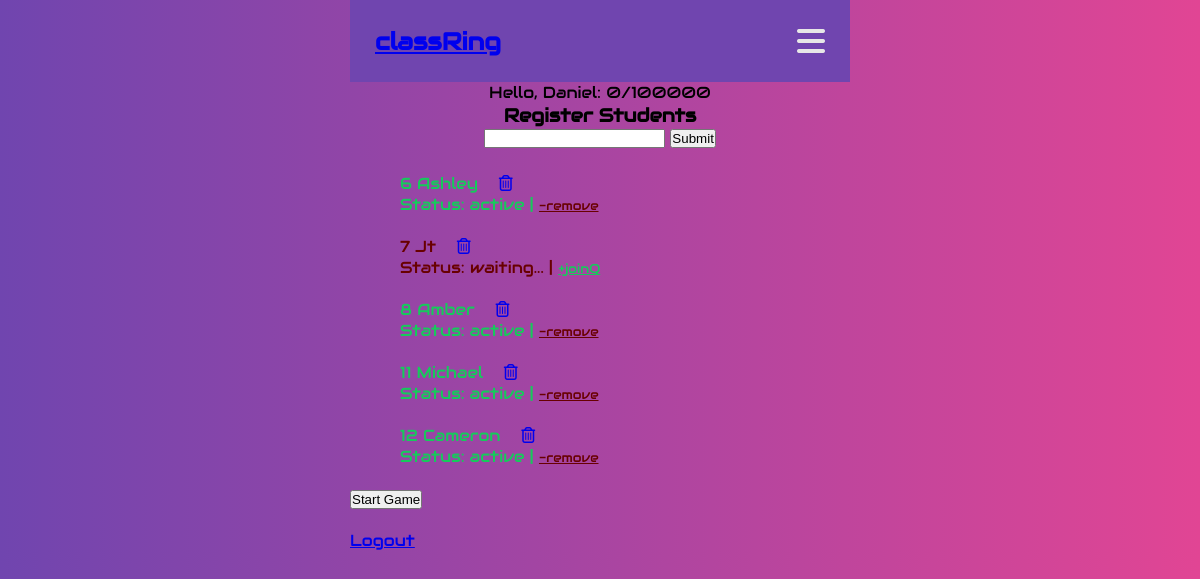
/dash (signed in), run on an earlier commit of the app's database.
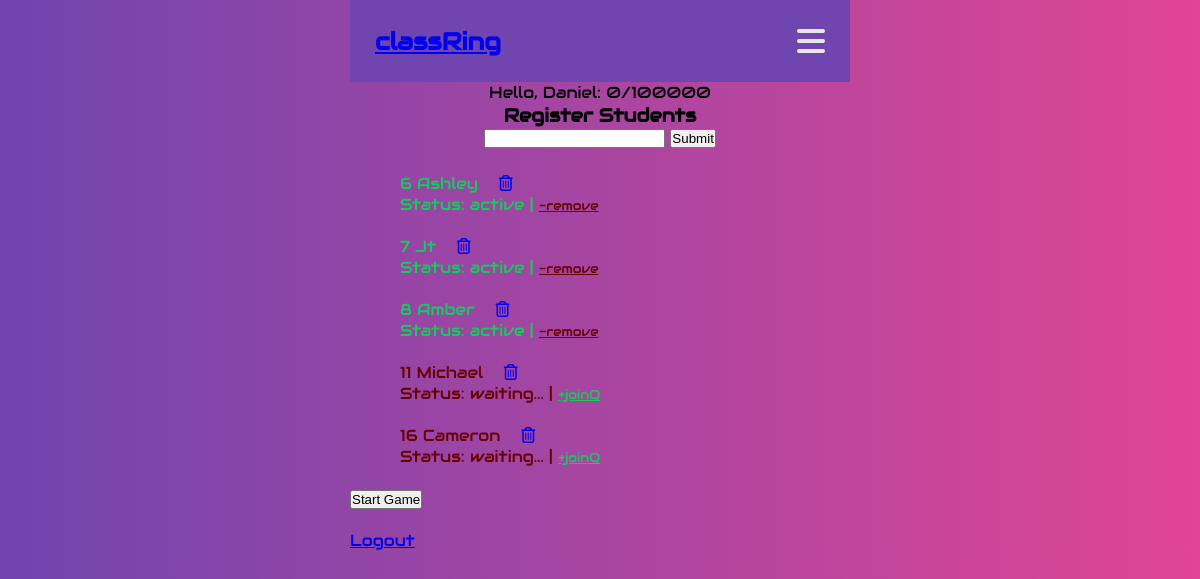
And on a later commit of the database.
### classRing/models.py (models this page shows, shortened)
class Admin(db.Model, UserMixin):
    id = db.Column(db.Integer, primary_key=True, autoincrement=True)
    name = db.Column(db.String(50), nullable=False)
    password = db.Column(db.String(50), nullable=False)
    current_value = db.Column(db.Integer, default=0)
    target_value = db.Column(db.Integer, default=int(100000))
    students = db.relationship('Student', backref='admin', lazy=True)

class Student(db.Model):
    id = db.Column(db.Integer, primary_key=True, autoincrement=True)
    name = db.Column(db.String(50), nullable=False)
    is_active = db.Column(db.Boolean, default=False)
    admin_id = db.Column(db.Integer, db.ForeignKey('admin.id'), nullable=False)
    ring = db.relationship('Ring', backref='student', uselist=False, lazy=True)

### classRing/main.py (the view, shortened to what this page needs)
@mainBP.route('/dash', methods=('GET', 'POST'))
@login_required
def dash():
    form = StudentForm()
    students = Student.query.filter_by(admin_id=current_user.id).all()
    return render_template('dash.html', form=form, students=students)

### classRing/forms.py
class StudentForm(FlaskForm):
    name = StringField('Name', validators=[DataRequired()])
    submit = SubmitField('Submit')

### classRing/main.py (called while the page is built)
@login_manager.user_loader
def load_user(user_id):
    return Admin.query.get(user_id)

### classRing/templates/dash.html (shortened to what this page needs)
{% extends "base.html" %}  {% block content %}
<div class="greeting-block">
  <p>
    Hello, {{ current_user.name }}: {{ current_user.current_value }}/{{
    current_user.target_value }}
  </p>
  <h3>Register Students</h3>
</div>
<form id="register-student-form" method="post">
  {{ form.csrf_token }} {{ form.name }} {{ form.submit }}
</form>
<ul id="student-queue">
  {% for student in students %}
    {% if student.is_active is sameas true %}
    <li class="go student active-student">
      {{ student.id }} {{ student.name }} &nbsp;&nbsp;
    <a href="{{ url_for('main.delete', sid=student.id) }}"><i class="fa-regular fa-trash-can"></i></a>
    <p class="status">Status: active | <a class="stop text-small" href="{{ url_for('main.deactivate', sid=student.id) }}">-remove</a></p>
    {% else %}
    <li class="stop student inactive-student">
      {{ student.id }} {{ student.name }} &nbsp;&nbsp;
    <a href="{{ url_for('main.delete', sid=student.id) }}"><i class="fa-regular fa-trash-can"></i></a>
    <p class="status">Status: waiting...  | <a class="go text-small" href="{{ url_for('main.activate', sid=student.id) }}">+joinQ</a></p>
    {% endif %}
  </li>
  <br />
  {% endfor %}
</ul>
<a href="{{ url_for('main.platform') }}"><button>Start Game</button></a>
<br /><br />
<a href="{{ url_for('main.login') }}">Logout</a>
{% endblock %}

### classRing/templates/base.html (shortened to what this page needs)
<!DOCTYPE html>
<html lang="en">
  <head>
    <link
      rel="stylesheet"
      href="{{ url_for('static', filename='style.css') }}"
    />
  </head>
  <body>
      <nav>
        <a href="{{ url_for('main.dash') }}">
          <h1>classRing</h1>
        </a>
        <i class="fa-solid fa-bars"></i>
      </nav>
     {% block content %}{% endblock %}
  </body>
</html>

### classRing/static/style.css (style rules this page uses)
:root, :root.light { --bgDark: #7045af; --bgLight: #e14594; --textDark: #e14594; --textLight: #e7e7e7; --pure: #fefefe; --font: "Audiowide", sans-serif; }
* { box-sizing: border-box; margin: 0; padding: 0; }
body { margin: 0 auto; padding: 0; background-image: linear-gradient(90deg, var(--bgDark), var(--bgLight)); font-family: var(--font); min-width: 380px; max-width: 500px; }
nav { background-color: var(--bgDark); color: var(--textLight); display: flex; align-items: center; justify-content: space-between; padding: 5%; }
nav i { font-size: 2rem; }
.go { color: #15cb5b; }
.stop { color: #680000; }
.text-small { font-size: 0.8rem; }
.greeting-block { text-align: center; }
form#register-student-form { text-align: center; margin-bottom: 25px; }
ul#student-queue { text-align: center; width: 80%; margin: 0 auto; list-style: none; }
ul#student-queue li { text-align: start; width: 100%; }

What changed in the data, as far as the page shows it:
removed Student: id "12", name "Cameron"
changed Student "Jt": is_active "Status: waiting... | +joinQ" → "Status: active | -remove"
changed Student "Michael": is_active "Status: active | -remove" → "Status: waiting... | +joinQ"
added Student: id "16", name "Cameron"
